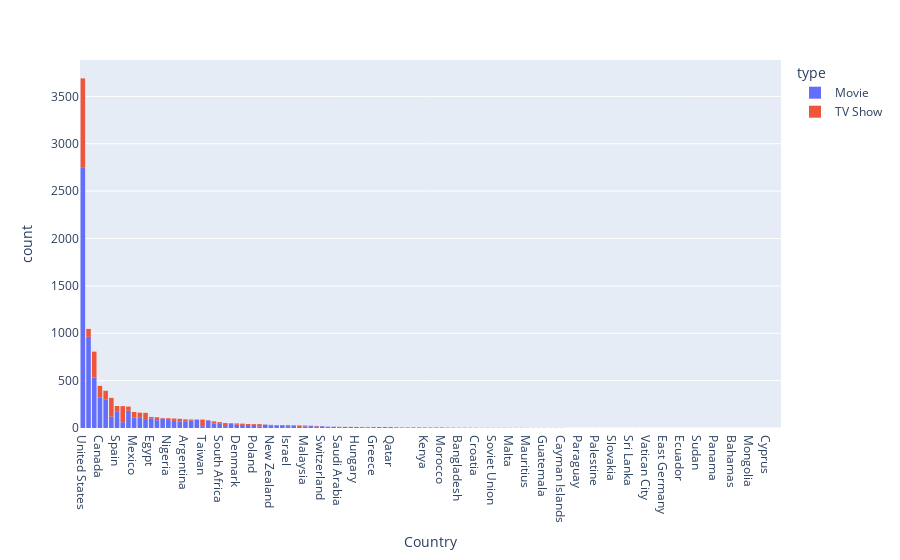

Notebook code cell kept with this figure:
### Code cell
px.histogram(countries, 'Country', color='type').update_xaxes(categoryorder='total descending')

### Figure 1 — Plotly figure (JSON) as saved in the notebook; plotly's stock layout.template omitted (floating-point values rounded to 4 significant figures; data arrays with more than 128 entries replaced by an {"elided": "..."} marker saying what was removed)
{"data": [{"alignmentgroup": "True", "bingroup": "x", "hovertemplate": "type=Movie<br>Country=%{x}<br>count=%{y}<extra></extra>", "legendgroup": "Movie", "marker": {"color": "#636efa", "pattern": {"shape": ""}}, "name": "Movie", "offsetgroup": "Movie", "orientation": "v", "showlegend": true, "type": "histogram", "x": {"elided": "7379 str values"}, "xaxis": "x", "yaxis": "y"}, {"alignmentgroup": "True", "bingroup": "x", "hovertemplate": "type=TV Show<br>Country=%{x}<br>count=%{y}<extra></extra>", "legendgroup": "TV Show", "marker": {"color": "#EF553B", "pattern": {"shape": ""}}, "name": "TV Show", "offsetgroup": "TV Show", "orientation": "v", "showlegend": true, "type": "histogram", "x": {"elided": "2640 str values"}, "xaxis": "x", "yaxis": "y"}], "layout": {"barmode": "relative", "legend": {"title": {"text": "type"}, "tracegroupgap": 0}, "margin": {"t": 60}, "xaxis": {"anchor": "y", "categoryorder": "total descending", "domain": [0, 1], "title": {"text": "Country"}}, "yaxis": {"anchor": "x", "domain": [0, 1], "title": {"text": "count"}}}}
